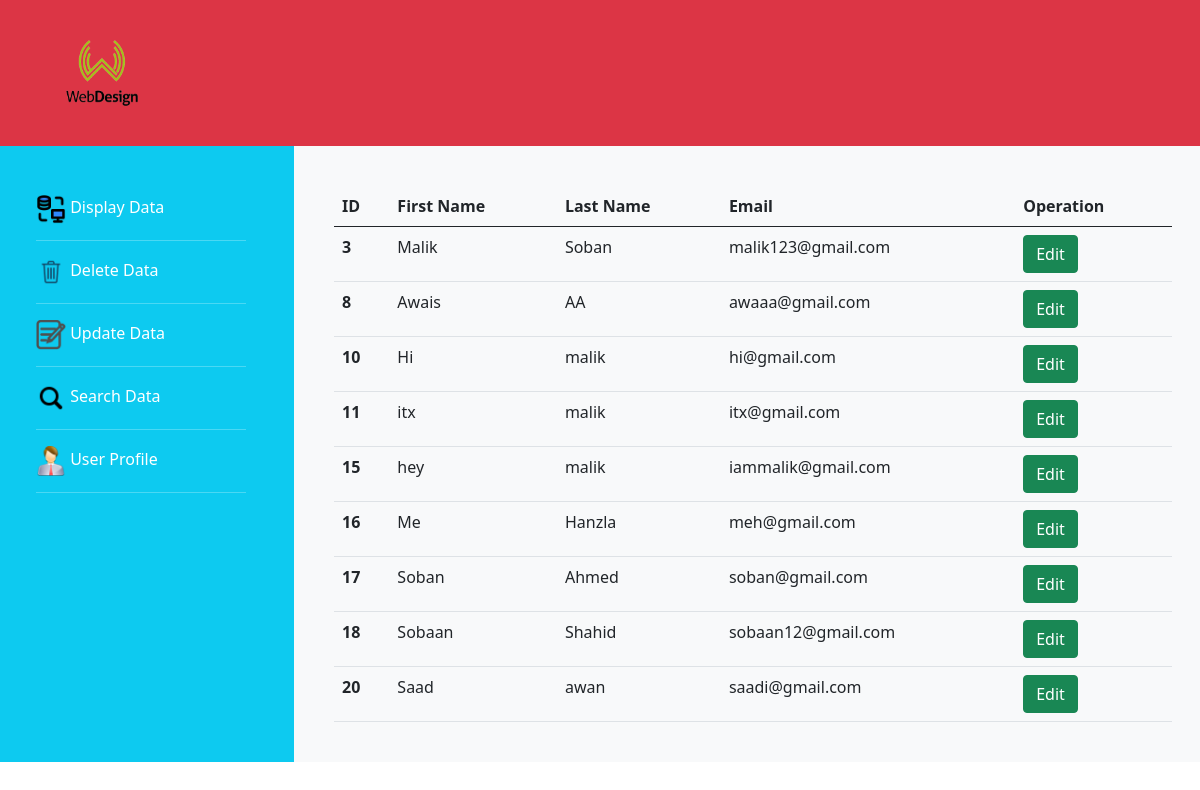
The page /updatedata.php on the database its author committed.
### tables this page shows
CREATE TABLE `project` (
  `id` int(11) NOT NULL,
  `firstname` varchar(50) NOT NULL,
  `lastname` varchar(50) NOT NULL,
  `email` varchar(50) NOT NULL,
  `password` varchar(75) NOT NULL,
  `Image` varchar(100) NOT NULL
);

### updatedata.php (the view, shortened to what this page needs)
<!doctype html>
<html lang="en">
  <head>
    <link href="https://cdn.jsdelivr.net/npm/bootstrap@5.0.2/dist/css/bootstrap.min.css" rel="stylesheet">
  </head>
  <body>
  <nav class="navbar navbar-expand-lg navbar-danger bg-danger">
  <div class="container-fluid">
    <a class="navbar-brand" href="#"><img src="./img/web1.png" alt="" style="width: 180px; height: 120px;"></a>
    <div class="collapse navbar-collapse" id="navbarNav">
      <ul class="navbar-nav">
        <li class="nav-item">
          <a class="nav-link active" aria-current="page" href="./index.php"></a>
        </li>
      </ul>
    </div>
  </div>
</nav>
<div class="row">
<div  class="col-sm-3 p-5 bg-info text-white" >
<img src="./img/disp.png" alt="" style="width: 30px; height: 30px;">      <a href="./display.php" style="color: white; text-decoration: none;">Display Data</a> <hr>
<img src="./img/del.png" alt="" style="width: 30px; height: 30px;">       <a href="./deletedata.php" style="color: white; text-decoration: none;">Delete Data</a> <hr>
<img src="./img/edit.png" alt="" style="width: 30px; height: 30px;">      <a href="./updatedata.php" style="color: white; text-decoration: none;">Update Data</a> <hr>
<img src="./img/mag.png" alt="" style="width: 30px; height: 30px;">       <a href="./search.php" style="color: white; text-decoration: none;">Search Data</a> <hr>
<img src="./img/user.png" alt="" style="width: 30px; height: 30px;">      <a href="./user.php" style="color: white; text-decoration: none;">User Profile</a> <hr>
</div>
<div class="col-sm-9 p-3 bg-light text-muted" align="center">
<div class="container my-4">
<table class="table">
  <thead>
    <tr>
      <th>ID</th>
      <th>First Name</th>
      <th>Last Name</th>
      <th>Email</th>
      <th>Operation</th>
    </tr>
  </thead>
  <tbody>
  </div>
</div>
    <?php
            include"config.php";
            $sql = "SELECT * FROM project";
            $result = $conn->query($sql);
            while($row=$result->fetch_assoc()){
                echo"
    <tr>
      <th>$row[id]</th>
      <td>$row[firstname]</td>
      <td>$row[lastname]</td>
      <td>$row[email]</td>
      <td>
                    <a class='btn btn-success' href='update.php?id=$row[id]'>Edit</a>
      </td>
    </tr>
    ";
}
    ?>
</div>
  </body>
</html>

### rows shown on the page
project: id "3", firstname "Malik", lastname "Soban", email "malik123@gmail.com"
project: id "8", firstname "Awais", lastname "AA", email "awaaa@gmail.com"
project: id "10", firstname "Hi", lastname "malik", email "hi@gmail.com"
project: id "11", firstname "itx", lastname "malik", email "itx@gmail.com"
project: id "15", firstname "hey", lastname "malik", email "iammalik@gmail.com"
project: id "16", firstname "Me", lastname "Hanzla", email "meh@gmail.com"
project: id "17", firstname "Soban", lastname "Ahmed", email "soban@gmail.com"
project: id "18", firstname "Sobaan", lastname "Shahid", email "sobaan12@gmail.com"
project: id "20", firstname "Saad", lastname "awan", email "saadi@gmail.com"
